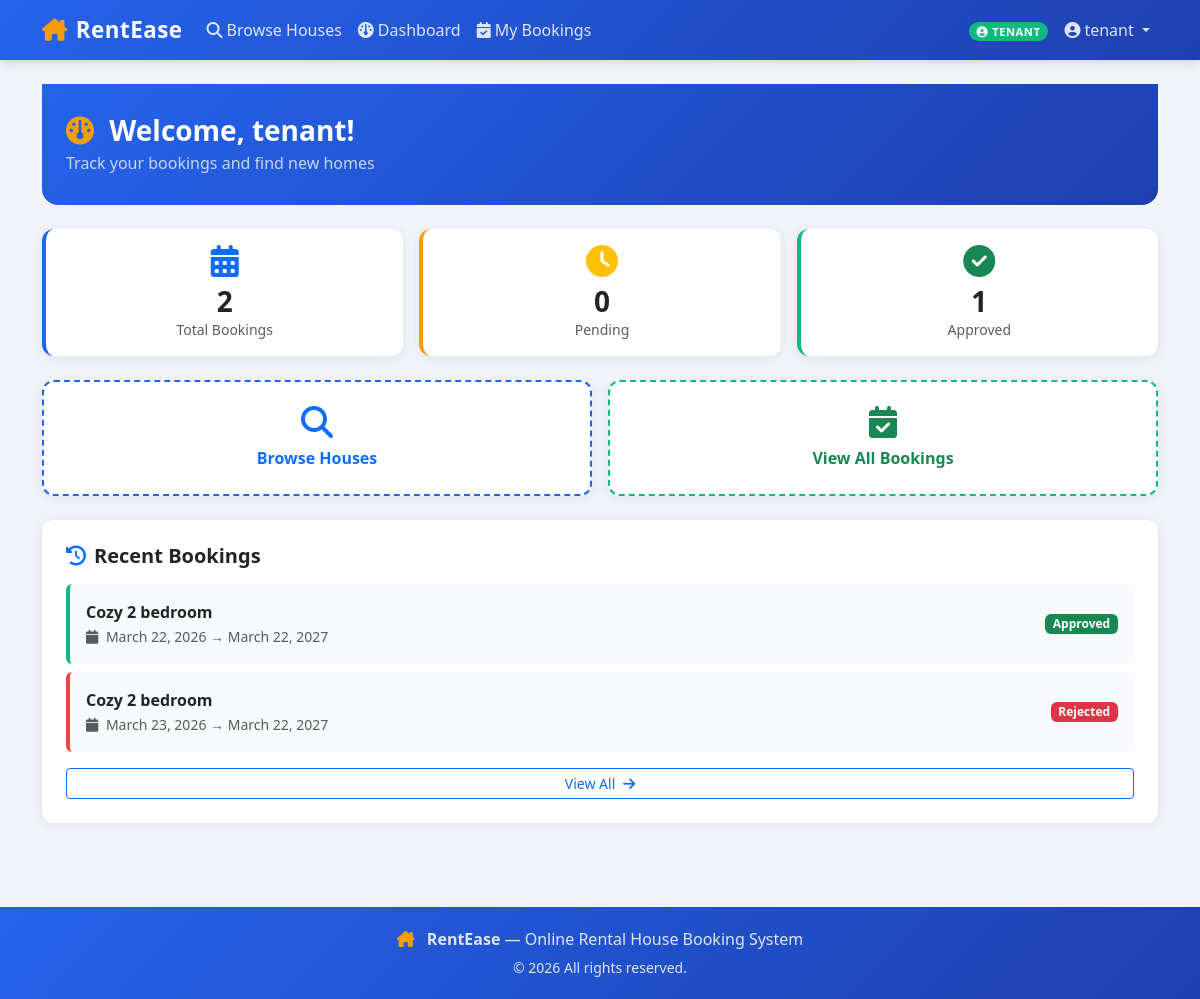
Page /houses/dashboard/tenant/ (signed in) on the committed database.
### accounts/models.py (models this page shows, shortened)
class CustomUser(AbstractUser):
    ROLE_CHOICES = (
        ('tenant',   'Tenant'),
        ('landlord', 'Landlord'),
        ('admin',    'Admin'),
    )
    role = models.CharField(
        max_length=10, choices=ROLE_CHOICES, default='tenant')
    phone = models.CharField(max_length=15, blank=True)
    @property
    def is_tenant(self):
        return self.role == 'tenant'
    @property
    def is_landlord(self):
        return self.role == 'landlord'
    @property
    def is_admin_user(self):
        return self.role == 'admin'

### bookings/models.py (models this page shows, shortened)
class Booking(models.Model):
    STATUS_CHOICES = (
        ('pending',  'Pending'),
        ('approved', 'Approved'),
        ('rejected', 'Rejected'),
        ('cancelled', 'Cancelled'),
    )
    tenant = models.ForeignKey(
        settings.AUTH_USER_MODEL, on_delete=models.CASCADE, related_name='bookings')
    house = models.ForeignKey(
        House, on_delete=models.CASCADE, related_name='bookings')
    start_date = models.DateField()
    end_date = models.DateField()
    status = models.CharField(
        max_length=10, choices=STATUS_CHOICES, default='pending')
    created_at = models.DateTimeField(auto_now_add=True)
    message = models.TextField(
        blank=True, help_text="Optional message to landlord")

### houses/models.py (models this page shows, shortened)
class House(models.Model):
    AVAILABILITY_CHOICES = (
        ('available',   'Available'),
        ('booked',      'Booked'),
        ('unavailable', 'Unavailable'),
    )
    landlord = models.ForeignKey(
        settings.AUTH_USER_MODEL, on_delete=models.CASCADE, related_name='houses')
    title = models.CharField(max_length=200)
    description = models.TextField()
    location = models.CharField(max_length=200)
    price = models.DecimalField(max_digits=10, decimal_places=2)
    image = models.ImageField(upload_to='houses/', blank=True, null=True)
    availability = models.CharField(
        max_length=15, choices=AVAILABILITY_CHOICES, default='available')
    bedrooms = models.PositiveIntegerField(default=1)
    created_at = models.DateTimeField(auto_now_add=True)
    updated_at = models.DateTimeField(auto_now=True)

### houses/views.py (the view)
# urls.py: path('dashboard/tenant/',   views.tenant_dashboard,   name='tenant_dashboard'),
@tenant_required
def tenant_dashboard(request):
    if not request.user.is_tenant:
        messages.error(request, 'Access denied.')
        return redirect('house_list')
    from bookings.models import Booking
    bookings = Booking.objects.filter(
        tenant=request.user).order_by('-created_at')
    pending_count = bookings.filter(status='pending').count()
    approved_count = bookings.filter(status='approved').count()
    return render(request, 'houses/tenant_dashboard.html', {
        'bookings': bookings[:5],
        'pending_count': pending_count,
        'approved_count': approved_count,
        'total': bookings.count(),
    })

### templates/houses/tenant_dashboard.html (shortened to what this page needs)
{% extends 'base.html' %}
{% block content %}
<div class="page-header px-4 mb-4">
  <h3 class="fw-bold mb-1">
    <i class="fa-solid fa-gauge me-2" style="color:#f59e0b"></i>
    Welcome, {{ user.username }}!
  </h3>
  <p class="mb-0 opacity-75">Track your bookings and find new homes</p>
</div>
<div class="row g-3 mb-4">
  <div class="col-4">
    <div class="card p-3 text-center" style="border-left:4px solid #2563eb;">
      <i class="fa-solid fa-calendar-days fa-2x text-primary mb-2"></i>
      <h3 class="fw-bold mb-0">{{ total }}</h3>
      <small class="text-muted">Total Bookings</small>
    </div>
  </div>
  <div class="col-4">
    <div class="card p-3 text-center" style="border-left:4px solid #f59e0b;">
      <i class="fa-solid fa-clock fa-2x text-warning mb-2"></i>
      <h3 class="fw-bold mb-0">{{ pending_count }}</h3>
      <small class="text-muted">Pending</small>
    </div>
  </div>
  <div class="col-4">
    <div class="card p-3 text-center" style="border-left:4px solid #10b981;">
      <i class="fa-solid fa-circle-check fa-2x text-success mb-2"></i>
      <h3 class="fw-bold mb-0">{{ approved_count }}</h3>
      <small class="text-muted">Approved</small>
    </div>
  </div>
</div>
<div class="row g-3 mb-4">
  <div class="col-12 col-sm-6">
    <a href="{% url 'house_list' %}" class="card p-4 text-decoration-none text-center h-100
       d-flex flex-column align-items-center justify-content-center"
       style="border:2px dashed #2563eb;">
      <i class="fa-solid fa-magnifying-glass fa-2x text-primary mb-2"></i>
      <p class="fw-semibold text-primary mb-0">Browse Houses</p>
    </a>
  </div>
  <div class="col-12 col-sm-6">
    <a href="{% url 'my_bookings' %}" class="card p-4 text-decoration-none text-center h-100
       d-flex flex-column align-items-center justify-content-center"
       style="border:2px dashed #10b981;">
      <i class="fa-solid fa-calendar-check fa-2x text-success mb-2"></i>
      <p class="fw-semibold text-success mb-0">View All Bookings</p>
    </a>
  </div>
</div>
{% if bookings %}
<div class="card p-4">
  <h5 class="fw-bold mb-3">
    <i class="fa-solid fa-clock-rotate-left text-primary me-2"></i>Recent Bookings
  </h5>
  {% for booking in bookings %}
  <div class="d-flex justify-content-between align-items-center p-3 rounded mb-2"
       style="background:#f8fafc;border-left:4px solid
       {% if booking.status == 'approved' %}#10b981
       {% elif booking.status == 'rejected' %}#ef4444
       {% elif booking.status == 'cancelled' %}#6b7280
       {% else %}#f59e0b{% endif %}">
    <div>
      <p class="fw-semibold mb-0">{{ booking.house.title }}</p>
      <small class="text-muted">
        <i class="fa-solid fa-calendar me-1"></i>
        {{ booking.start_date }} → {{ booking.end_date }}
      </small>
    </div>
    <span class="badge
      {% if booking.status == 'pending' %}bg-warning text-dark
      {% elif booking.status == 'approved' %}bg-success
      {% elif booking.status == 'rejected' %}bg-danger
      {% else %}bg-secondary{% endif %}">
      {{ booking.get_status_display }}
    </span>
  </div>
  {% endfor %}
  <a href="{% url 'my_bookings' %}" class="btn btn-outline-primary btn-sm mt-2">
    View All <i class="fa-solid fa-arrow-right ms-1"></i>
  </a>
</div>
{% endif %}
{% endblock %}

### templates/base.html (shortened to what this page needs)
<!DOCTYPE html>
<html lang="en">
<head>
  <link href="https://cdn.jsdelivr.net/npm/bootstrap@5.3.2/dist/css/bootstrap.min.css" rel="stylesheet"/>
  <link href="https://cdnjs.cloudflare.com/ajax/libs/font-awesome/6.5.0/css/all.min.css" rel="stylesheet"/>
</head>
<body>
  <nav class="navbar navbar-expand-lg">
    <div class="container">
      <a class="navbar-brand" href="{% url 'house_list' %}">
        <i class="fa-solid fa-house-chimney me-2"></i>RentEase
      </a>
      <div class="collapse navbar-collapse" id="mainNav">
        <ul class="navbar-nav me-auto mb-2 mb-lg-0">
          <li class="nav-item">
            <a class="nav-link" href="{% url 'house_list' %}">
              <i class="fa-solid fa-magnifying-glass me-1"></i>Browse Houses
            </a>
          </li>
          {% if user.is_authenticated %}
            {% if user.is_tenant %}
              <li class="nav-item">
                <a class="nav-link" href="{% url 'tenant_dashboard' %}">
                  <i class="fa-solid fa-gauge me-1"></i>Dashboard
                </a>
              </li>
              <li class="nav-item">
                <a class="nav-link" href="{% url 'my_bookings' %}">
                  <i class="fa-solid fa-calendar-check me-1"></i>My Bookings
                </a>
              </li>
            {% endif %}
          {% endif %}
        </ul>
        <ul class="navbar-nav ms-auto align-items-center gap-2">
          {% if user.is_authenticated %}
            <li class="nav-item">
              <span class="role-badge
                {% if user.is_tenant %}badge-tenant
                {% elif user.is_landlord %}badge-landlord
                {% else %}badge-admin{% endif %}">
                <i class="fa-solid fa-circle-user me-1"></i>{{ user.role }}
              </span>
            </li>
            <li class="nav-item dropdown">
              <a class="nav-link dropdown-toggle" href="#" data-bs-toggle="dropdown">
                <i class="fa-solid fa-user-circle me-1"></i>{{ user.username }}
              </a>
            </li>
          {% endif %}
        </ul>
      </div>
    </div>
  </nav>
  <main class="container py-4">
    {% block content %}{% endblock %}
  </main>
  <footer class="text-center">
    <div class="container">
      <p class="mb-1">
        <i class="fa-solid fa-house-chimney me-2" style="color: var(--accent)"></i>
        <strong>RentEase</strong> — Online Rental House Booking System
      </p>
      <small>© 2026 All rights reserved.</small>
    </div>
  </footer>
</body>
</html>

### templates/base.html (style rules this page uses)
:root { --primary: #2563eb; --secondary: #1e40af; --accent: #f59e0b; --light-bg: #f1f5f9; }
body { background-color: var(--light-bg); font-family: 'Segoe UI', sans-serif; }
.navbar { background: linear-gradient(135deg, var(--primary), var(--secondary)); box-shadow: 0 2px 10px rgba(0,0,0,0.15); }
.navbar-brand { font-weight: 700; font-size: 1.4rem; color: #fff !important; letter-spacing: 0.5px; }
.navbar-brand i { color: var(--accent); }
.nav-link { color: rgba(255,255,255,0.85) !important; font-weight: 500; transition: color 0.2s; }
.role-badge { font-size: 0.7rem; padding: 2px 8px; border-radius: 20px; font-weight: 600; text-transform: uppercase; letter-spacing: 0.5px; }
.badge-tenant { background: #10b981; color: #fff; }
.card { border: none; border-radius: 12px; box-shadow: 0 2px 12px rgba(0,0,0,0.08); transition: transform 0.2s, box-shadow 0.2s; }
footer { background: linear-gradient(135deg, var(--primary), var(--secondary)); color: rgba(255,255,255,0.85); padding: 20px 0; margin-top: 60px; }
.page-header { background: linear-gradient(135deg, var(--primary), var(--secondary)); color: #fff; padding: 30px 0; margin-bottom: 30px; border-radius: 0 0 16px 16px; }

### rows in the picture
CustomUser: role "TENANT", username "tenant"
Booking: house "Cozy 2 bedroom", start_date "March 22, 2026", end_date "March 22, 2027", status "Approved"
Booking: house "Cozy 2 bedroom", start_date "March 23, 2026", end_date "March 22, 2027", status "Rejected"

### other values in the picture
{{ total }} "2"
{{ pending_count }} "0"
{{ approved_count }} "1"
